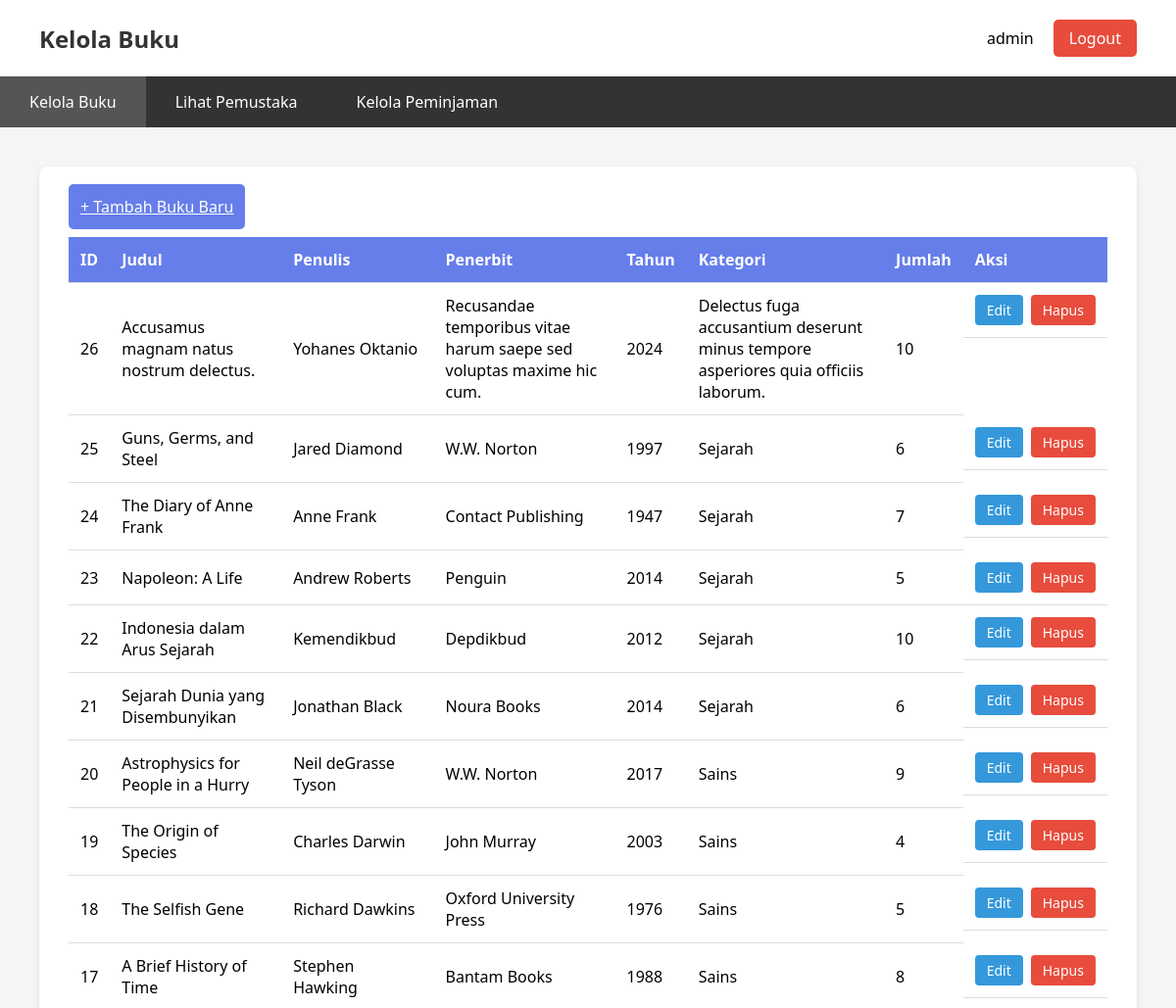
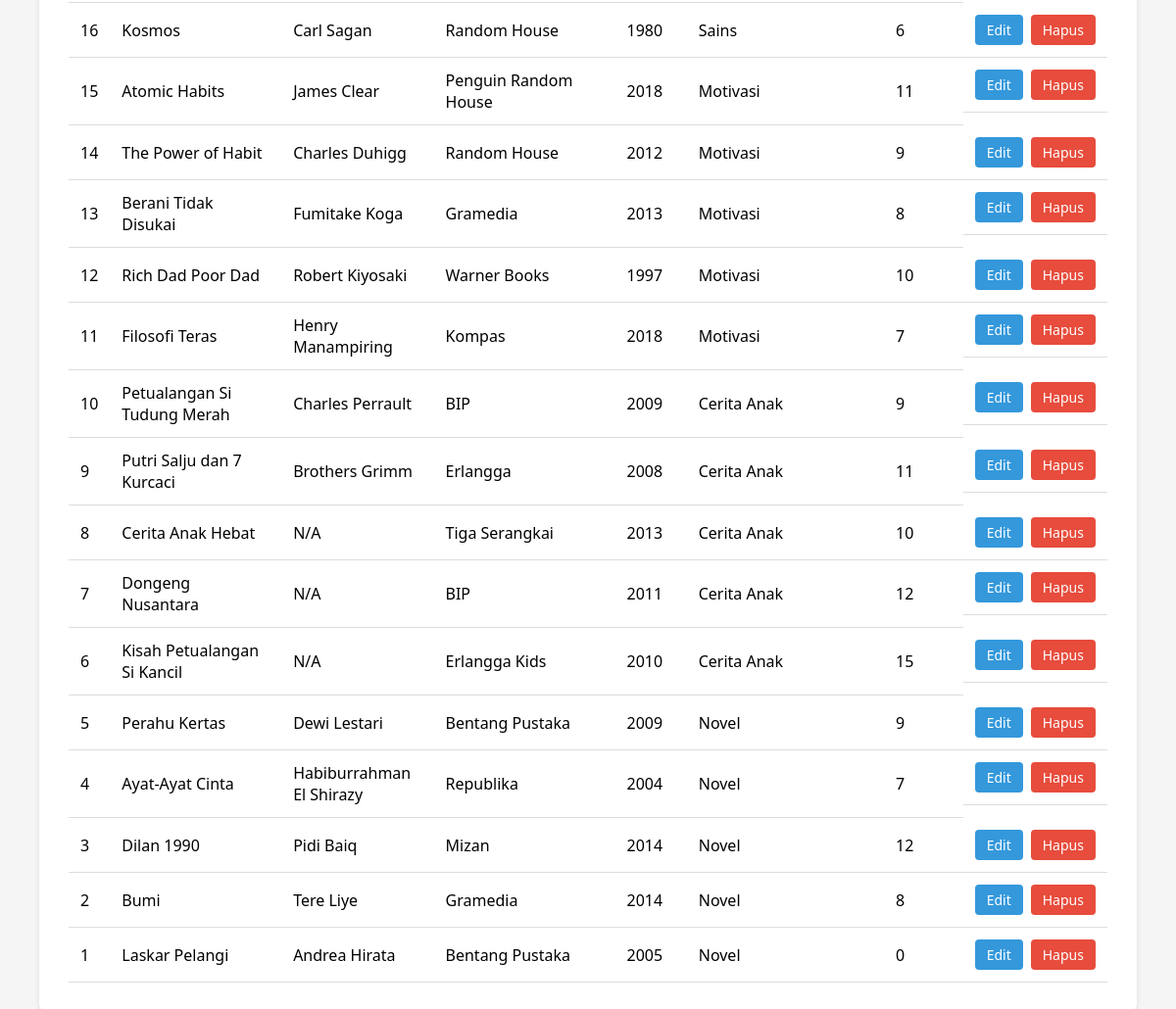
/admin/kelola_buku.php (signed in), run on the app's committed database (2 pictures, top to bottom).
### tables this page shows
CREATE TABLE `buku` (
  `id_buku` int(11) NOT NULL,
  `judul` varchar(200) NOT NULL,
  `penulis` varchar(150) DEFAULT NULL,
  `penerbit` varchar(150) DEFAULT NULL,
  `tahun` year(4) DEFAULT NULL,
  `kategori` varchar(100) DEFAULT NULL,
  `jumlah` int(11) NOT NULL,
  `sampul` varchar(255) DEFAULT NULL
);

### admin/kelola_buku.php (the view, shortened to what this page needs)
<?php
try {
    $conn = get_db_connection();
    $stmt = $conn->query("SELECT * FROM buku ORDER BY id_buku DESC");
    $buku_list = $stmt->fetchAll(PDO::FETCH_ASSOC);
} catch(PDOException $e) {
    $error = "Gagal mengambil data buku";
}
$admin_username = htmlspecialchars($_SESSION['admin_username'], ENT_QUOTES, 'UTF-8');
?>
<!DOCTYPE html>
<html lang="id">
<head>
    <link rel="stylesheet" href="../css/style.css">
</head>
<body>
    <div class="dashboard-container">
        <header>
            <h1>Kelola Buku</h1>
            <div class="admin-info">
                <span><?php echo $admin_username; ?></span>
                <a href="logout.php" class="btn-logout">Logout</a>
            </div>
        </header>
        <nav class="admin-menu">
            <ul>
                <li><a href="kelola_buku.php" class="active">Kelola Buku</a></li>
                <li><a href="lihat_pemustaka.php">Lihat Pemustaka</a></li>
                <li><a href="kelola_peminjaman.php">Kelola Peminjaman</a></li>
            </ul>
        </nav>
        <main>
            <div class="content-area">
                <div class="action-bar">
                    <a href="tambah_buku.php" class="btn-primary">+ Tambah Buku Baru</a>
                </div>
                <table class="data-table">
                    <thead>
                        <tr>
                            <th>ID</th>
                            <th>Judul</th>
                            <th>Penulis</th>
                            <th>Penerbit</th>
                            <th>Tahun</th>
                            <th>Kategori</th>
                            <th>Jumlah</th>
                            <th>Aksi</th>
                        </tr>
                    </thead>
                    <tbody>
                        <?php if (!empty($buku_list)): ?>
                            <?php foreach($buku_list as $buku): ?>
                                <tr>
                                    <td><?php echo htmlspecialchars($buku['id_buku'], ENT_QUOTES, 'UTF-8'); ?></td>
                                    <td><?php echo htmlspecialchars($buku['judul'], ENT_QUOTES, 'UTF-8'); ?></td>
                                    <td><?php echo htmlspecialchars($buku['penulis'], ENT_QUOTES, 'UTF-8'); ?></td>
                                    <td><?php echo htmlspecialchars($buku['penerbit'], ENT_QUOTES, 'UTF-8'); ?></td>
                                    <td><?php echo htmlspecialchars($buku['tahun'], ENT_QUOTES, 'UTF-8'); ?></td>
                                    <td><?php echo htmlspecialchars($buku['kategori'], ENT_QUOTES, 'UTF-8'); ?></td>
                                    <td><?php echo htmlspecialchars($buku['jumlah'], ENT_QUOTES, 'UTF-8'); ?></td>
                                    <td class="action-cell">
                                        <a href="edit_buku.php?id=<?php echo $buku['id_buku']; ?>" class="btn-edit">Edit</a>
                                        <a href="hapus_buku.php?id=<?php echo $buku['id_buku']; ?>" class="btn-delete" onclick="return confirm('Yakin ingin menghapus buku ini?')">Hapus</a>
                                    </td>
                                </tr>
                            <?php endforeach; ?>
                        <?php else: ?>
                            <tr>
                                <td colspan="8" class="text-center">Belum ada data buku</td>
                            </tr>
                        <?php endif; ?>
                    </tbody>
                </table>
            </div>
        </main>
    </div>
</body>
</html>

### css/style.css (style rules this page uses)
* { margin: 0; padding: 0; box-sizing: border-box; }
body { font-family: 'Segoe UI', Tahoma, Geneva, Verdana, sans-serif; background: linear-gradient(135deg, #667eea 0%, #764ba2 100%); min-height: 100vh; }
.btn-login, .btn-primary { width: 100%; padding: 12px; background: #667eea; color: white; border: none; border-radius: 5px; font-size: 16px; cursor: pointer; transition: background 0.3s; }
.btn-logout { background: #e74c3c; color: white; padding: 8px 16px; border-radius: 5px; text-decoration: none; transition: background 0.3s; }
.btn-edit { background: #3498db; color: white; padding: 6px 12px; border-radius: 4px; text-decoration: none; font-size: 14px; transition: background 0.3s; }
.btn-delete { background: #e74c3c; color: white; padding: 6px 12px; border-radius: 4px; text-decoration: none; font-size: 14px; transition: background 0.3s; }
.dashboard-container { width: 100%; min-height: 100vh; background: #f5f5f5; }
header { background: white; padding: 20px 40px; box-shadow: 0 2px 5px rgba(0,0,0,0.1); display: flex; justify-content: space-between; align-items: center; }
header h1 { color: #333; font-size: 24px; }
.admin-info { display: flex; gap: 20px; align-items: center; }
.admin-menu { background: #333; padding: 0; }
.admin-menu ul { list-style: none; display: flex; padding: 0; margin: 0; }
.admin-menu ul li a { display: block; padding: 15px 30px; color: white; text-decoration: none; transition: background 0.3s; }
.admin-menu ul li a:hover, .admin-menu ul li a.active { background: #555; }
main { padding: 40px; }
.content-area { background: white; padding: 30px; border-radius: 8px; box-shadow: 0 2px 5px rgba(0,0,0,0.1); }
.action-bar { margin-bottom: 20px; }
.data-table { width: 100%; border-collapse: collapse; margin-top: 20px; }
.data-table thead { background: #667eea; color: white; }
.data-table th, .data-table td { padding: 12px; text-align: left; border-bottom: 1px solid #ddd; }
.action-cell { display: flex; gap: 8px; }

### data on the page
buku: id_buku "26", judul "Accusamus magnam natus nostrum delectus.", penulis "Yohanes Oktanio", penerbit "Recusandae temporibus vitae harum saepe sed voluptas maxime hic cum.", tahun "2024", kategori "Delectus fuga accusantium deserunt minus tempore asperiores quia officiis laborum.", jumlah "10"
buku: id_buku "25", judul "Guns, Germs, and Steel", penulis "Jared Diamond", penerbit "W.W. Norton", tahun "1997", kategori "Sejarah", jumlah "6"
buku: id_buku "24", judul "The Diary of Anne Frank", penulis "Anne Frank", penerbit "Contact Publishing", tahun "1947", kategori "Sejarah", jumlah "7"
buku: id_buku "23", judul "Napoleon: A Life", penulis "Andrew Roberts", penerbit "Penguin", tahun "2014", kategori "Sejarah", jumlah "5"
buku: id_buku "22", judul "Indonesia dalam Arus Sejarah", penulis "Kemendikbud", penerbit "Depdikbud", tahun "2012", kategori "Sejarah", jumlah "10"
buku: id_buku "21", judul "Sejarah Dunia yang Disembunyikan", penulis "Jonathan Black", penerbit "Noura Books", tahun "2014", kategori "Sejarah", jumlah "6"
buku: id_buku "20", judul "Astrophysics for People in a Hurry", penulis "Neil deGrasse Tyson", penerbit "W.W. Norton", tahun "2017", kategori "Sains", jumlah "9"
buku: id_buku "19", judul "The Origin of Species", penulis "Charles Darwin", penerbit "John Murray", tahun "2003", kategori "Sains", jumlah "4"
buku: id_buku "18", judul "The Selfish Gene", penulis "Richard Dawkins", penerbit "Oxford University Press", tahun "1976", kategori "Sains", jumlah "5"
buku: id_buku "17", judul "A Brief History of Time", penulis "Stephen Hawking", penerbit "Bantam Books", tahun "1988", kategori "Sains", jumlah "8"
buku: id_buku "16", judul "Kosmos", penulis "Carl Sagan", penerbit "Random House", tahun "1980", kategori "Sains", jumlah "6"
buku: id_buku "15", judul "Atomic Habits", penulis "James Clear", penerbit "Penguin Random House", tahun "2018", kategori "Motivasi", jumlah "11"
buku: id_buku "14", judul "The Power of Habit", penulis "Charles Duhigg", penerbit "Random House", tahun "2012", kategori "Motivasi", jumlah "9"
buku: id_buku "13", judul "Berani Tidak Disukai", penulis "Fumitake Koga", penerbit "Gramedia", tahun "2013", kategori "Motivasi", jumlah "8"
buku: id_buku "12", judul "Rich Dad Poor Dad", penulis "Robert Kiyosaki", penerbit "Warner Books", tahun "1997", kategori "Motivasi", jumlah "10"
buku: id_buku "11", judul "Filosofi Teras", penulis "Henry Manampiring", penerbit "Kompas", tahun "2018", kategori "Motivasi", jumlah "7"
buku: id_buku "10", judul "Petualangan Si Tudung Merah", penulis "Charles Perrault", penerbit "BIP", tahun "2009", kategori "Cerita Anak", jumlah "9"
buku: id_buku "9", judul "Putri Salju dan 7 Kurcaci", penulis "Brothers Grimm", penerbit "Erlangga", tahun "2008", kategori "Cerita Anak", jumlah "11"
buku: id_buku "8", judul "Cerita Anak Hebat", penulis "N/A", penerbit "Tiga Serangkai", tahun "2013", kategori "Cerita Anak", jumlah "10"
buku: id_buku "7", judul "Dongeng Nusantara", penulis "N/A", penerbit "BIP", tahun "2011", kategori "Cerita Anak", jumlah "12"
buku: id_buku "6", judul "Kisah Petualangan Si Kancil", penulis "N/A", penerbit "Erlangga Kids", tahun "2010", kategori "Cerita Anak", jumlah "15"
buku: id_buku "5", judul "Perahu Kertas", penulis "Dewi Lestari", penerbit "Bentang Pustaka", tahun "2009", kategori "Novel", jumlah "9"
buku: id_buku "4", judul "Ayat-Ayat Cinta", penulis "Habiburrahman El Shirazy", penerbit "Republika", tahun "2004", kategori "Novel", jumlah "7"
buku: id_buku "3", judul "Dilan 1990", penulis "Pidi Baiq", penerbit "Mizan", tahun "2014", kategori "Novel", jumlah "12"
buku: id_buku "2", judul "Bumi", penulis "Tere Liye", penerbit "Gramedia", tahun "2014", kategori "Novel", jumlah "8"
buku: id_buku "1", judul "Laskar Pelangi", penulis "Andrea Hirata", penerbit "Bentang Pustaka", tahun "2005", kategori "Novel", jumlah "0"

### other printed values
$admin_username "admin"
